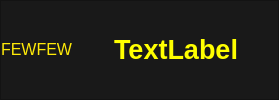
        <widget class="QFrame" name="header_frame">
         <property name="sizePolicy">
          <sizepolicy hsizetype="Preferred" vsizetype="Preferred">
           <horstretch>0</horstretch>
           <verstretch>0</verstretch>
          </sizepolicy>
         </property>
         <property name="minimumSize">
          <size>
           <width>0</width>
           <height>100</height>
          </size>
         </property>
         <property name="maximumSize">
          <size>
           <width>16777215</width>
           <height>100</height>
          </size>
         </property>
         <property name="styleSheet">
          <string notr="true">.QFrame{
background:rgb(25, 25, 25);
margin: 0 0 0 0;
padding: 0 0 0 0;
}</string>
         </property>
         <property name="frameShape">
          <enum>QFrame::StyledPanel</enum>
         </property>
         <property name="frameShadow">
          <enum>QFrame::Raised</enum>
         </property>
         <layout class="QHBoxLayout" name="horizontalLayout_2">
          <property name="spacing">
           <number>0</number>
          </property>
          <property name="leftMargin">
           <number>0</number>
          </property>
          <property name="topMargin">
           <number>0</number>
          </property>
          <property name="rightMargin">
           <number>0</number>
          </property>
          <property name="bottomMargin">
           <number>0</number>
          </property>
          <item>
           <widget class="QLabel" name="today_label">
            <property name="minimumSize">
             <size>
              <width>0</width>
              <height>20</height>
             </size>
            </property>
            <property name="font">
             <font>
              <pointsize>12</pointsize>
             </font>
            </property>
            <property name="styleSheet">
             <string notr="true">.QLabel{
color:rgb(255, 234, 8);
}</string>
            </property>
            <property name="text">
             <string>&lt;html&gt;&lt;head/&gt;&lt;body&gt;&lt;p&gt;FEWFEW&lt;/p&gt;&lt;/body&gt;&lt;/html&gt;</string>
            </property>
           </widget>
          </item>
          <item>
           <spacer name="horizontalSpacer">
            <property name="orientation">
             <enum>Qt::Horizontal</enum>
            </property>
            <property name="sizeHint" stdset="0">
             <size>
              <width>40</width>
              <height>20</height>
             </size>
            </property>
           </spacer>
          </item>
          <item>
           <widget class="QLabel" name="enterprise_name">
            <property name="font">
             <font>
              <family>Tahoma</family>
              <pointsize>30</pointsize>
             </font>
            </property>
            <property name="styleSheet">
             <string notr="true">.QLabel{
color:white;
}</string>
            </property>
            <property name="text">
             <string>&lt;html&gt;&lt;head/&gt;&lt;body&gt;&lt;p/&gt;&lt;/body&gt;&lt;/html&gt;</string>
            </property>
           </widget>
          </item>
          <item>
           <widget class="QLabel" name="organisation_name">
            <property name="font">
             <font>
              <pointsize>20</pointsize>
              <weight>75</weight>
              <bold>true</bold>
             </font>
            </property>
            <property name="styleSheet">
             <string notr="true">QLabel{
color: rgb(255, 234, 8);
}</string>
            </property>
            <property name="text">
             <string>&lt;html&gt;&lt;head/&gt;&lt;body&gt;&lt;p align=&quot;center&quot;&gt;&lt;span style=&quot; font-weight:600; color:#ffff00;&quot;&gt;TextLabel&lt;/span&gt;&lt;/p&gt;&lt;/body&gt;&lt;/html&gt;</string>
            </property>
           </widget>
          </item>
          <item>
           <spacer name="horizontalSpacer_2">
            <property name="orientation">
             <enum>Qt::Horizontal</enum>
            </property>
            <property name="sizeHint" stdset="0">
             <size>
              <width>40</width>
              <height>20</height>
             </size>
            </property>
           </spacer>
          </item>
         </layout>
        </widget>
